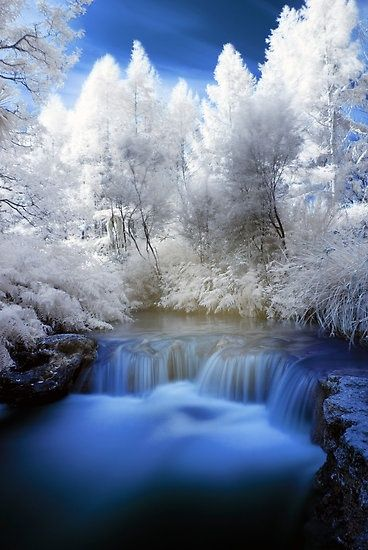
#> input picture LAB05/518H0035_LeHoangLong/pic.jpg, 368 x 550 px
$ python ex1.py
#> lines starting #> are read from the running program, lines starting #| are printed output that depends on the picture
import cv2
import numpy as np
from matplotlib import pyplot as plt

img = cv2.imread('pic.jpg', 0)
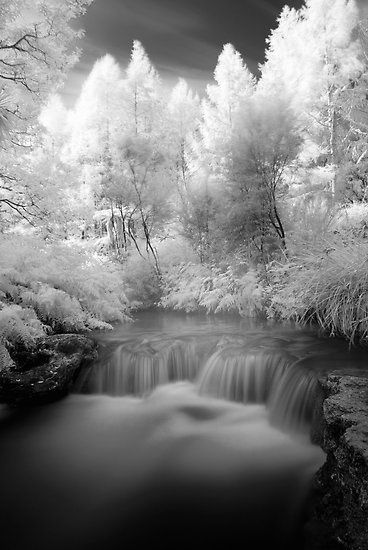
#> img: shape (550, 368); min 0, max 255, mean 123.9
histr = cv2.calcHist([img],[0],None,[256],[0,256])
#> histr = 256 values, max 1534 at index 10, min 122 at index 254, mean 790.6
plt.plot(histr)
plt.show()
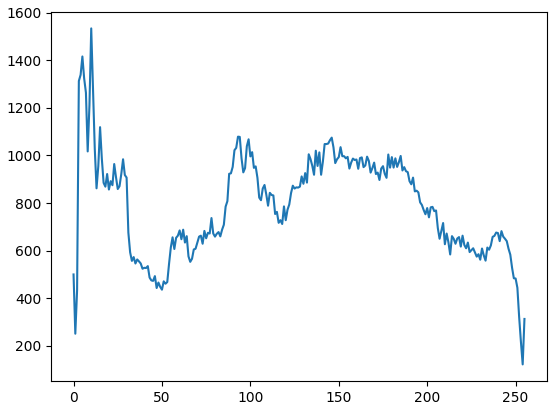
#> figure drawn by matplotlib, 1 panel; curve peaks at x = 10, y = 1534

equ=cv2.equalizeHist(img)
result=np.hstack((img, equ))
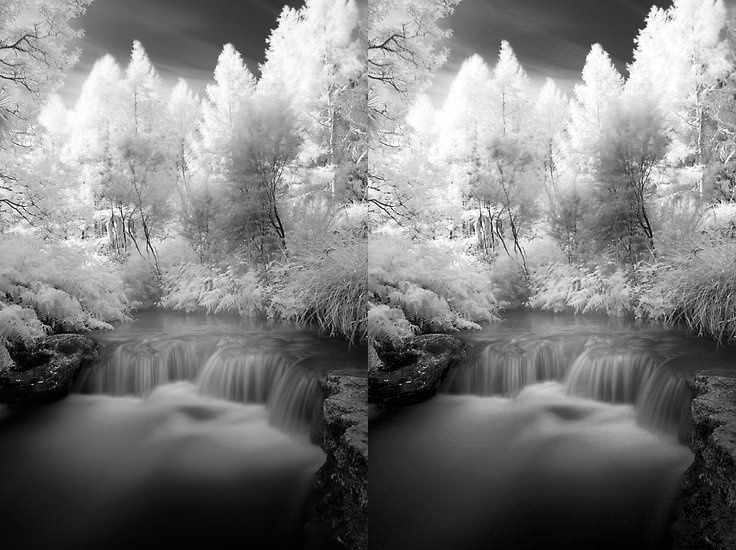
#> result: shape (550, 736); min 0, max 255, mean 125.8
histr2 = cv2.calcHist([result],[0],None,[256],[0,256])
#> histr2 = 256 values, max 2740 at index 6, min 433 at index 2, mean 1581.2
cv2.imwrite('pic1.jpg',result)
# [6 lines of commented-out code are left out]
